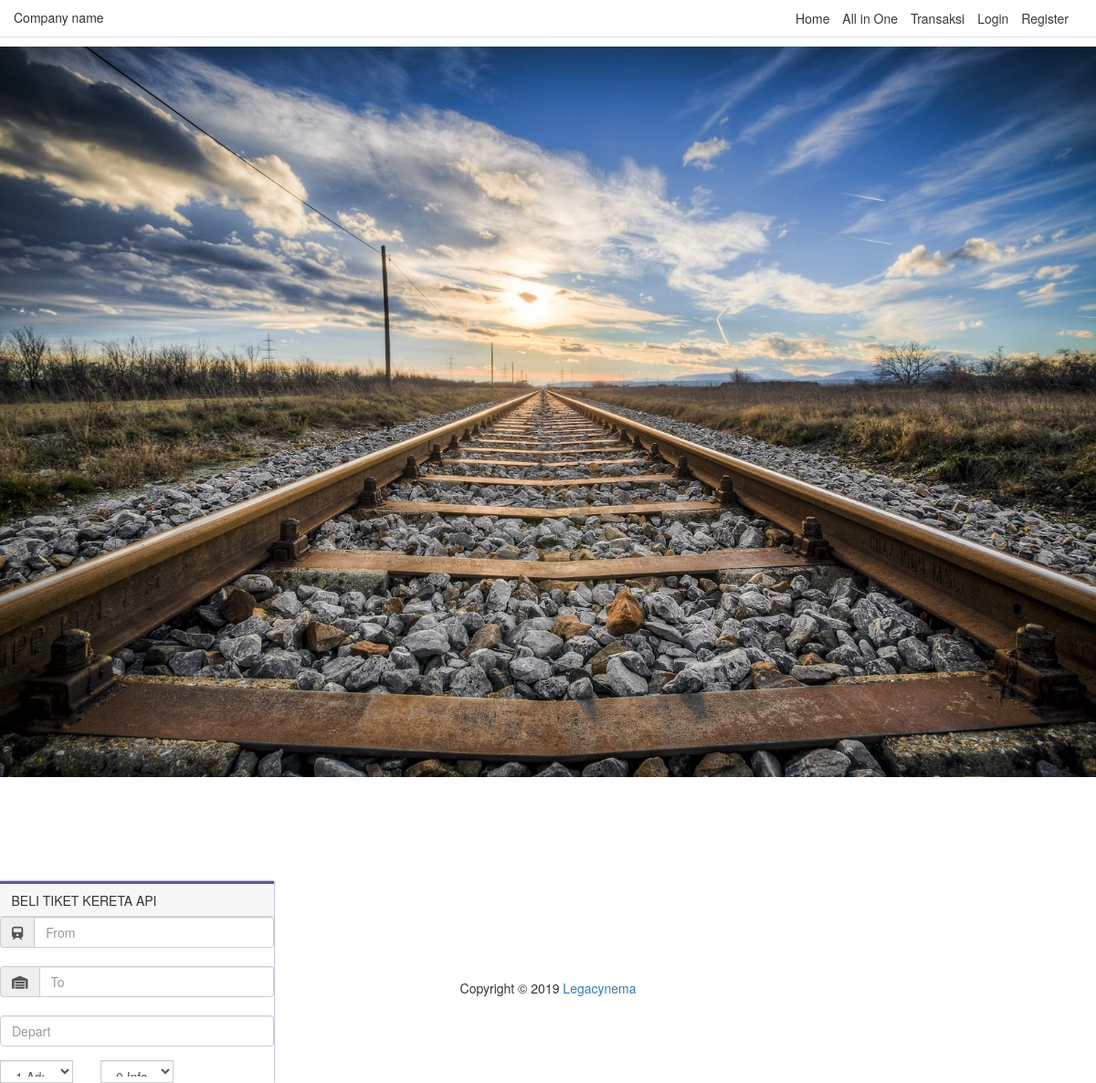
The page /index.php/input/train on the database as committed earlier.
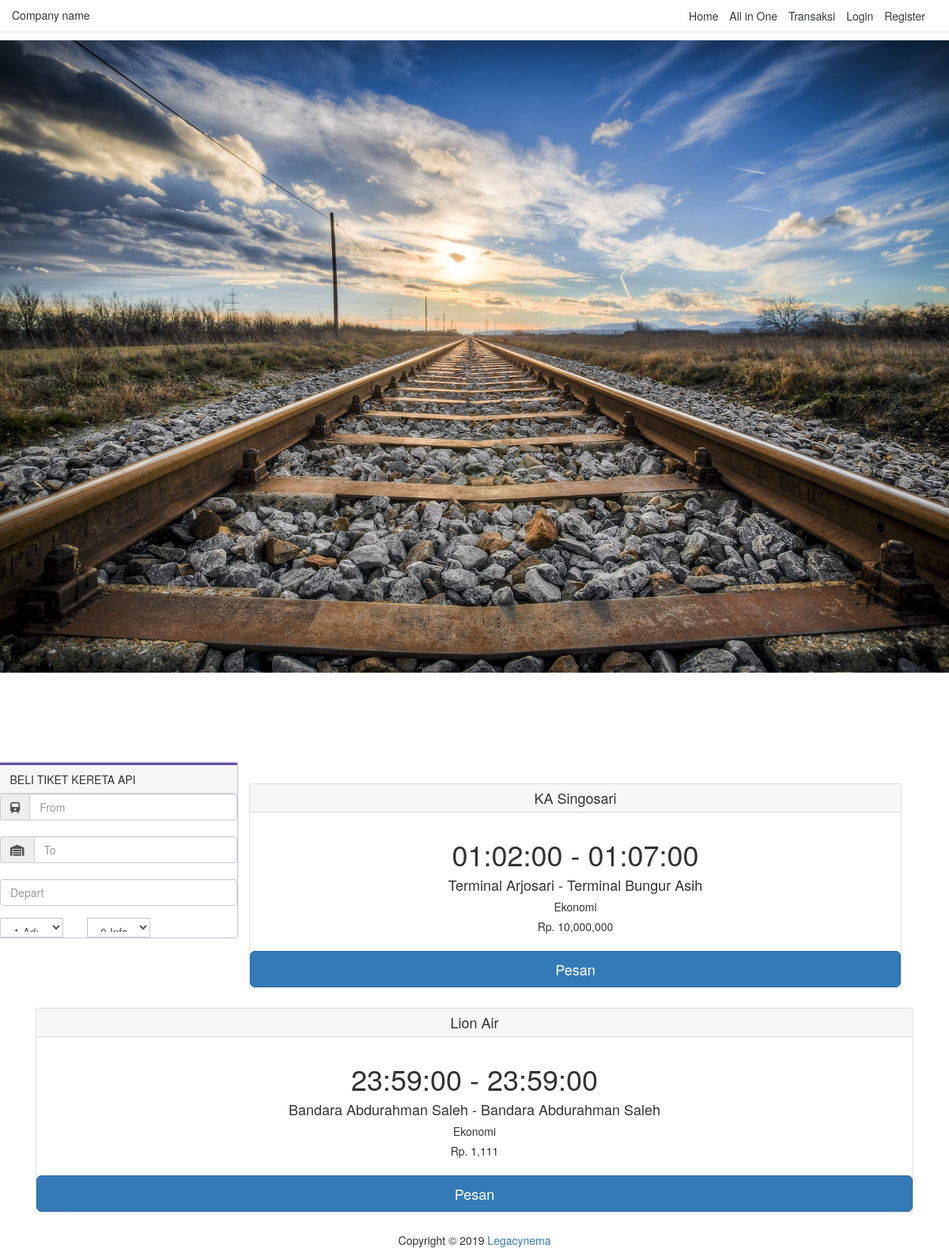
The same page on the database as committed later.
### tables this page shows
CREATE TABLE `transport` (
  `id_transport` int(11) NOT NULL,
  `class` int(11) DEFAULT NULL,
  `jenis_transport` int(11) NOT NULL,
  `nama_transp` varchar(50) NOT NULL,
  `tanggal` date NOT NULL,
  `tempat_asal` int(11) DEFAULT NULL,
  `tempat_tujuan` int(11) DEFAULT NULL,
  `jam_berangkat` time NOT NULL,
  `jam_tiba` time NOT NULL,
  `foto` varchar(255) NOT NULL DEFAULT 'default.jpg',
  `kisaran` varchar(50) DEFAULT NULL,
  `harga` int(11) NOT NULL,
  `post_date` date NOT NULL
);

CREATE TABLE `tempat_transport` (
  `id_tempat` int(11) NOT NULL,
  `nama_tempat` varchar(50) NOT NULL,
  `jenis_tempat` int(11) NOT NULL,
  `id_kota` int(11) NOT NULL
);

CREATE TABLE `class` (
  `id_class` int(11) NOT NULL,
  `nama_class` varchar(50) NOT NULL
);

### application/controllers/Input.php (called while the page is built, shortened)
<?php
class Input extends CI_Controller {
	public function __construct()
	{
		$this->load->model(array(
			"Model_penginapan",
			"Model_jenisPenginapan",
			"Model_transport",
			"Model_tempatTransport",
			"Model_jenisTransport",
			"Model_jenisTempat",
			"Model_kota",
			"Model_class",
			"Model_wisata",
			"Model_transaksi",
			"Model_paket",
			"Model_user",
			"Model_admin",
			"Model_super_admin",
			"Model_paketWisata"
		));
	}
    public function train()
	{
		$this->load->view('navbar');
        $this->load->view('input/train');
		$this->load->view('footer');
	}
}

### index.php (called while the page is built, shortened)
<?php
require_once BASEPATH.'core/CodeIgniter.php';

### application/views/input/train.php (the view, shortened to what this page needs)
<!DOCTYPE html>
<html lang="en">
<head>
  <link href="https://maxcdn.bootstrapcdn.com/bootstrap/4.0.0-alpha.6/css/bootstrap.min.css" rel="stylesheet">
  <link rel="stylesheet" href="<?= base_url('node_modules/') ?>bootstrap/dist/css/bootstrap.css">
</head>
<body>
  <div class="aem-Grid aem-Grid--12 aem-Grid--default--12  ">
    <div class="slideshow aem-GridColumn aem-GridColumn--default--12">
      <div class="slideshow-image full-width">
        <div style="position:relative">
          <img src="<?= base_url('assets/') ?>img/bannerkereta.jpeg" class="d-block w-100" height="100%" alt="Slideshow">
        </div>
      </div>
    </div>
    <div class="book-flight-partner aem-GridColumn aem-GridColumn--default--12">
      <div class="col-lg-3 col-md-5 col-sm-6 col-xs-12 parent-book-partner no-gutters p-0" style="top: 114px;">
        <div class="card" style="border: 0;border-radius: 0 !important;border-top: 3px solid #6553a2;box-shadow: 0px 0px 2px #6553a2;">
          <form id="book-flight-form" novalidate="novalidate">
            <div class="card-header indt-book-header">
              BELI TIKET KERETA API
            </div>
            <div class="card-block indt-book-body">
              <div class="input-group">
                <span class="input-group-addon" id="basic-addon1"><i class="fas fa-train"></i></span>
                <input id="origin" name="origin" type="text" class="form-control ui-autocomplete-input" placeholder="From" aria-describedby="basic-addon1" autocomplete="off">
              </div>
              <br>
              <div class="input-group">
                <span class="input-group-addon" id="basic-addon1"><i class="fas fa-warehouse"></i></span>
                <input id="destination" name="destination" type="text" class="form-control ui-autocomplete-input" placeholder="To" aria-describedby="basic-addon1" autocomplete="off">
              </div>
              <br>
              <div class="row">
                <div class="col-12" id="parent-first-flight">
                  <div class="form-group">
                    <input type="text" onfocus="(this.type='date')" class="form-control" id="datetimepicker1" name="first-flight-date" placeholder="Depart" aria-describedby="basic-addon1">
                  </div>
                </div>
              </div>
              <div class="row">
                <div class="col-4 col-md-4 p-r-0">
                  <div class="input-group">
                    <select id="paxAdult" class="form-control valid" aria-invalid="false">
                      <option value="1" selected="selected">1 Adults</option>
                    </select>
                  </div>
                </div>
                <div class="col-4 col-md-4 p-l-7">
                  <div class="input-group">
                    <select id="paxInfant" class="form-control">
                      <option value="0" selected="selected">0 Infants</option>
                    </select>
                  </div>
                </div>
              </div>
            </div>
        </div>
      </div>
    </div>
    <br><br><br><br><br><br><br>
    <div class="container">
      <?php
                                $this->db->select(
                                  ' t.id_transport as id,
                                    c.nama_class,
                                    jt.nama_transport,
                                    t.nama_transp,
                                    t.tanggal,
                                    tt.nama_tempat as berangkat,
                                    tb.nama_tempat as tiba,
                                    t.jam_berangkat,
                                    t.jam_tiba,
                                    t.kisaran,
                                    t.harga
                                    '
                                );
                                $this->db->join('class as c', 'c.id_class = t.class');
                                $this->db->join('jenis_transport as jt', 'jt.id_transport = t.jenis_transport');
                                $this->db->join('tempat_transport as tb', 'tb.id_tempat = t.tempat_tujuan');
                                $this->db->join('tempat_transport as tt', 'tt.id_tempat = t.tempat_asal');
                                $query = $this->db->get_where('transport as t', array('jt.nama_transport' => 'Kereta'));
                                foreach ($query->result_array() as $trans) :
      ?>
        <div class="card-deck mb-3 text-center">
          <div class="card mb-4 shadow-sm">
            <div class="card-header">
              <h4 class="my-0 font-weight-normal"><?= $trans['nama_transp'] ?></h4>
            </div>
            <div class="card-body">
              <h1 class="card-title pricing-card-title"><?= $trans['jam_berangkat'] ?> - <?= $trans['jam_tiba'] ?></h1>
              <h4><?= $trans['berangkat'] ?> - <?= $trans['tiba'] ?></h4>
              <h5><?= $trans['nama_class'] ?></h5>
              <h5>Rp. <?= number_format($trans['harga']) ?></h5>
            </div>
            <button type="button" class="btn btn-lg btn-block btn-primary">Pesan</button>
          </div>
        </div>
      <?php endforeach; ?>
    </div>
</body>
</html>

### application/views/navbar.php (shortened to what this page needs)
<!doctype html>
<html lang="en">
  <head>
    <link rel="stylesheet" href="<?= base_url('node_modules/') ?>bootstrap/dist/css/bootstrap.css">
    <link href="https://maxcdn.bootstrapcdn.com/bootstrap/4.0.0-alpha.6/css/bootstrap.min.css" rel="stylesheet">
    <link rel="stylesheet" href="<?= base_url('node_modules/') ?>fontawesome/css/all.css">
  </head>
  <body>
  <div class="d-flex flex-column flex-md-row align-items-center p-3 px-md-4 mb-3 bg-white border-bottom shadow-sm">
  <h5 class="my-0 mr-md-auto font-weight-normal" href="<?= base_url('Home/index') ?>">Company name</h5>
  <nav class="my-2 my-md-0 mr-md-3">
  <?php
  if($this->session->userdata("email_admin")) : ?>
  <a class="p-2 text-dark" href="<?= base_url('Home/index') ?>">Home</a>
    <a class="p-2 text-dark" href="<?= base_url('Input/package') ?>">All in One</a>
    <a class="p-2 text-dark" href="#">Transaksi</a>
    <a class="p-2 text-dark" href="<?= base_url('Admin') ?>">Dashboard</a>
    <a class="p-2 text-dark" href="<?= base_url('Auth/logout') ?>">Logout</a>
  <?php else : ?>
    <a class="p-2 text-dark" href="<?= base_url('Home/index') ?>">Home</a>
    <a class="p-2 text-dark" href="<?= base_url('Input/package') ?>">All in One</a>
    <a class="p-2 text-dark" href="#">Transaksi</a>
    <a class="p-2 text-dark" href="<?= base_url('Home/login') ?>">Login</a>
    <a class="p-2 text-dark" href="<?= base_url('Home/register') ?>">Register</a>
  <?php endif;?>
  </nav>
</div>
  </body>
</html>

### application/views/footer.php
<link rel="stylesheet" href="<?= base_url('node_modules/') ?>bootstrap/dist/css/bootstrap.css">
<link rel="stylesheet" type="text/css" href="https://maxcdn.bootstrapcdn.com/font-awesome/4.7.0/css/font-awesome.min.css" />
<footer class="foot">
            <p class="text-center">Copyright © 2019 <a href="#" target="_blank">Legacynema</a></p>
        </footer>

Rows that differ between the two databases and show on the page:
added transport: nama_transp "KA Singosari", jam_berangkat "01:02:00", jam_tiba "01:07:00", tempat_asal.nama_tempat "Terminal Arjosari", tempat_tujuan.nama_tempat "Terminal Bungur Asih", class.nama_class "Ekonomi", harga "10,000,000"
added transport: nama_transp "Lion Air", jam_berangkat "23:59:00", jam_tiba "23:59:00", tempat_asal.nama_tempat "Bandara Abdurahman Saleh", class.nama_class "Ekonomi", harga "1,111"
